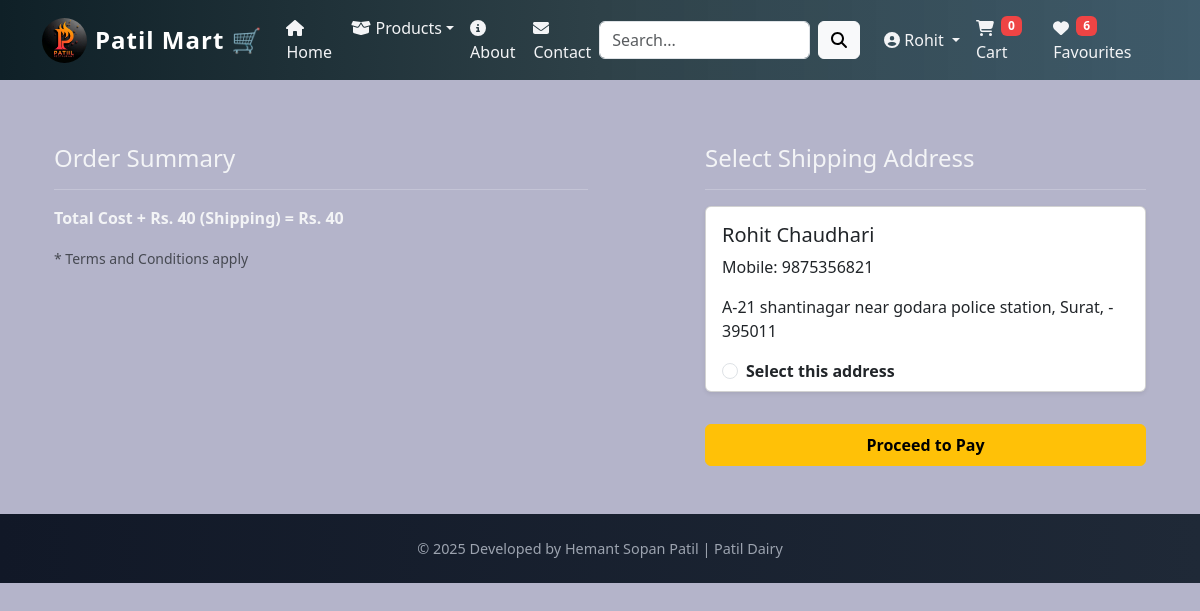
The page /checkout/ (signed in) on the database as committed earlier.
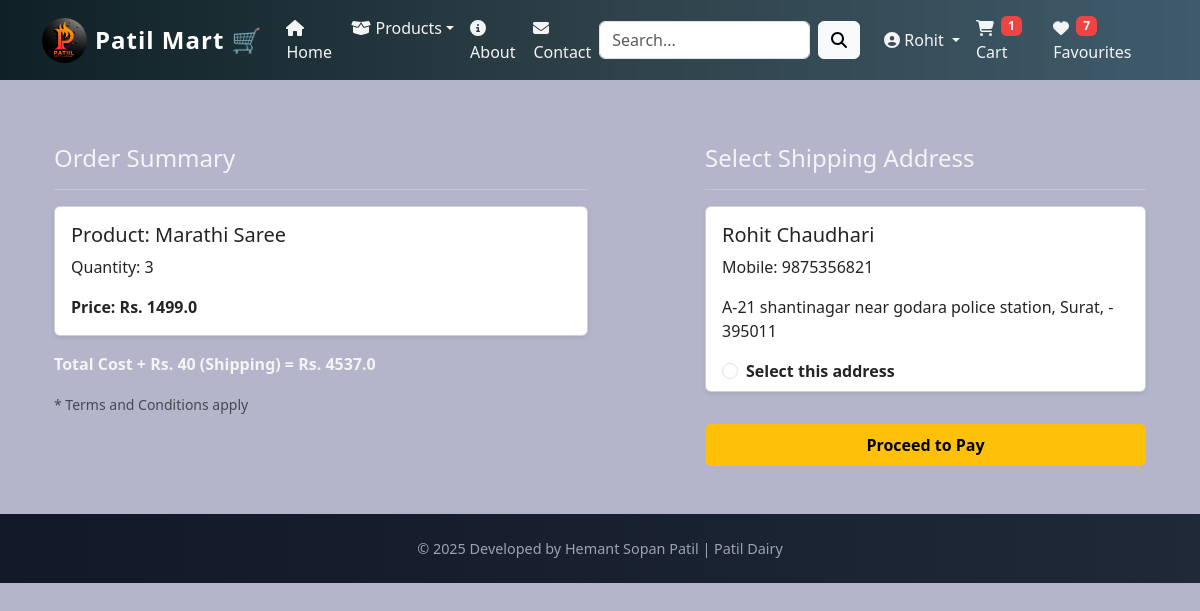
The same page on the database as committed later.
### app/models.py (models this page shows, shortened)
class Customer(models.Model):
    user = models.OneToOneField(User, on_delete=models.CASCADE)
    name = models.CharField(max_length=200)
    locality = models.CharField(max_length=200)
    city = models.CharField(max_length=200)
    mobile = models.CharField(max_length=10)  # Use CharField for length restriction
    zipcode = models.CharField(max_length=10)

class Cart(models.Model):
    user = models.ForeignKey(User,on_delete=models.CASCADE)
    products = models.ForeignKey(product, on_delete=models.CASCADE)
    quantity = models.PositiveIntegerField(default=1)

class product(models.Model):
    title = models.CharField(max_length=100)
    selling_price = models.FloatField()
    discounted_price = models.FloatField()
    description = models.TextField()
    composition = models.TextField(default='', blank=True)
    prodapp = models.TextField(default='', blank=True)
    main_category = models.CharField(choices=MAIN_CATEGORIES, max_length=3, default='DA')
    sub_category = models.CharField(choices=SUBCATEGORY_CHOICES, max_length=4, default='ML')
    brand = models.CharField(max_length=100, default='', blank=True)
    product_image = models.ImageField(upload_to='product')

### app/views.py (the view, shortened to what this page needs)
# urls.py: path('checkout/', views.checkout.as_view(), name='checkout'),
class checkout(View):
    def get(self,request):
     totalitem = 0
     wishitem = 0
     if request.user.is_authenticated:
           totalitem = len(Cart.objects.filter(user=request.user))
           wishitem = len(Wishlist.objects.filter(user=request.user))
     user=request.user
     add=Customer.objects.filter(user=user)
     cart_items=Cart.objects.filter(user=user)
     famount = 0
     for p in cart_items:
          value = p.quantity * p.products.discounted_price
          famount = famount + value
     totalamount = famount + 40
     razoramount = int(totalamount * 100)
     client = razorpay.Client(auth=(settings.RAZOR_KEY_ID, settings.RAZOR_KEY_SECRET))
     data = { "amount":razoramount, "currency":"INR","receipt":"Order_rcptid_12"}
     payment_response = client.order.create(data=data)
     print(payment_response)
     order_id = payment_response['id']
     order_status = payment_response['status']
     return render(request, 'app/checkout.html', locals())

### app/templates/app/checkout.html (shortened to what this page needs)
{% extends 'app/base.html' %}
{% load static %}
{% block main-content %}
<div class="container my-5">
    <div class="row mt-5">
        <div class="col-lg-6 mb-4">
            <h4 class="mb-3">Order Summary</h4>
            <hr>
            {% for item in cart_items %}
                <div class="card mb-3 shadow-sm">
                    <div class="card-body">
                        <h5 class="card-title">Product: {{ item.products.title }}</h5>
                        <p class="card-text">Quantity: {{ item.quantity }}</p>
                        <p class="card-text fw-bold">Price: Rs. {{ item.products.discounted_price }}</p>
                    </div>
                </div>
            {% endfor %}
            <div class="mt-3">
                <p class="fw-bold">Total Cost + Rs. 40 (Shipping) = Rs. {{ totalamount }}</p>
                <small class="text-muted">* Terms and Conditions apply</small>
            </div>
        </div>
        <div class="col-lg-5 offset-lg-1">
            <h4 class="mb-3">Select Shipping Address</h4>
            <hr>
            <form id="myform" onsubmit="return false;">
                {% for ad in add %}
                <div class="card mb-3 shadow-sm">
                    <div class="card-body">
                        <h5 class="card-title">{{ ad.name }}</h5>
                        <p class="card-text">Mobile: {{ ad.mobile }}</p>
                        <p class="card-text">{{ ad.locality }}, {{ ad.city }}, {{ ad.state }} - {{ ad.zipcode }}</p>
                    </div>
                    <div class="form-check ms-3 mb-2">
                        <input class="form-check-input" type="radio" name="custid" id="custadd{{ forloop.counter }}" value="{{ ad.id }}">
                        <label class="form-check-label fw-bold" for="custadd{{ forloop.counter }}">
                            Select this address
                        </label>
                    </div>
                </div>
                {% endfor %}
                <button id="rzp-button1" class="btn btn-warning w-100 fw-bold py-2 mt-3">Proceed to Pay</button>
            </form>
        </div>
    </div>
</div>
{% endblock main-content %}

### app/templates/app/base.html (shortened to what this page needs)
<!DOCTYPE html>
{% load static %}
<html lang="en">
<head>
  <link href="https://cdn.jsdelivr.net/npm/bootstrap@5.3.3/dist/css/bootstrap.min.css" rel="stylesheet">
  <link rel="stylesheet" href="{% static 'app/css/all.min.css' %}">
  <link rel="stylesheet" href="{% static 'app/css/owl.carousel.min.css' %}">
  <link rel="stylesheet" href="{% static 'app/css/style.css' %}">
</head>
<body>
<nav class="navbar navbar-expand-lg fixed-top">
  <div class="container">
    <a class="navbar-brand d-flex align-items-center gap-2" href="/">
      <img src="{% static 'app/images/product/Patil.jpeg' %}" width="45" height="45" class="rounded-circle">
      <span class="fw-bold fs-4">Patil Mart 🛒</span>
    </a>
    <div class="collapse navbar-collapse" id="mainNavbar">
      <ul class="navbar-nav me-auto mb-2 mb-lg-0">
        <li class="nav-item"><a class="nav-link active" href="/"><i class="fas fa-home me-1"></i>Home</a></li>
        <li class="nav-item dropdown">
          <a class="nav-link dropdown-toggle" href="#" data-bs-toggle="dropdown"><i class="fas fa-box-open me-1"></i>Products</a>
        </li>
        <li class="nav-item"><a class="nav-link" href="{% url 'about' %}"><i class="fas fa-info-circle me-1"></i>About</a></li>
        <li class="nav-item"><a class="nav-link" href="{% url 'contact' %}"><i class="fas fa-envelope me-1"></i>Contact</a></li>
      </ul>
      <form class="d-flex me-3" method="get" action="{% url 'search' %}">
        <input class="form-control me-2" type="search" name="search" placeholder="Search...">
        <button class="btn btn-light" type="submit"><i class="fas fa-search"></i></button>
      </form>
      <ul class="navbar-nav mb-2 mb-lg-0 align-items-center">
        {% if request.user.is_authenticated %}
        <li class="nav-item dropdown">
          <a class="nav-link dropdown-toggle" href="#" data-bs-toggle="dropdown">
            <i class="fas fa-user-circle me-1"></i>{{ user.username }}
          </a>
        </li>
        {% else %}
        <li class="nav-item"><a class="nav-link" href="{% url 'login' %}"><i class="fas fa-sign-in-alt me-1"></i>Login</a></li>
        <li class="nav-item"><a class="nav-link" href="{% url 'customerregistration' %}"><i class="fas fa-user-plus me-1"></i>Register</a></li>
        {% endif %}
        <li class="nav-item">
          <a class="nav-link" href="{% url 'showcart' %}"><i class="fas fa-shopping-cart me-1"></i><span class="badge bg-danger">{{ totalitem|default:"0" }}</span> Cart</a>
        </li>
        <li class="nav-item">
          <a class="nav-link" href="#"><i class="fas fa-heart me-1"></i><span class="badge bg-danger">{{ wishitem|default:"0" }}</span> Favourites</a>
        </li>
      </ul>
    </div>
  </div>
</nav>
<main class="pt-5 mt-5">
  <div class="container">
    {% block main-content %}{% endblock main-content %}
  </div>
</main>
<footer class="text-center">
  <div class="container">
    <p>&copy; 2025 Developed by Hemant Sopan Patil | Patil Dairy</p>
  </div>
</footer>
</body>
</html>

Rows that differ between the two databases and show on the page:
added Cart: products "Marathi Saree", quantity "3", products.discounted_price "1499.0"
Other text that changed with them:
{{ totalitem|default:"0" }}: "0" → "1"
{{ wishitem|default:"0" }}: "6" → "7"
{{ totalamount }}: "40" → "4537.0"
